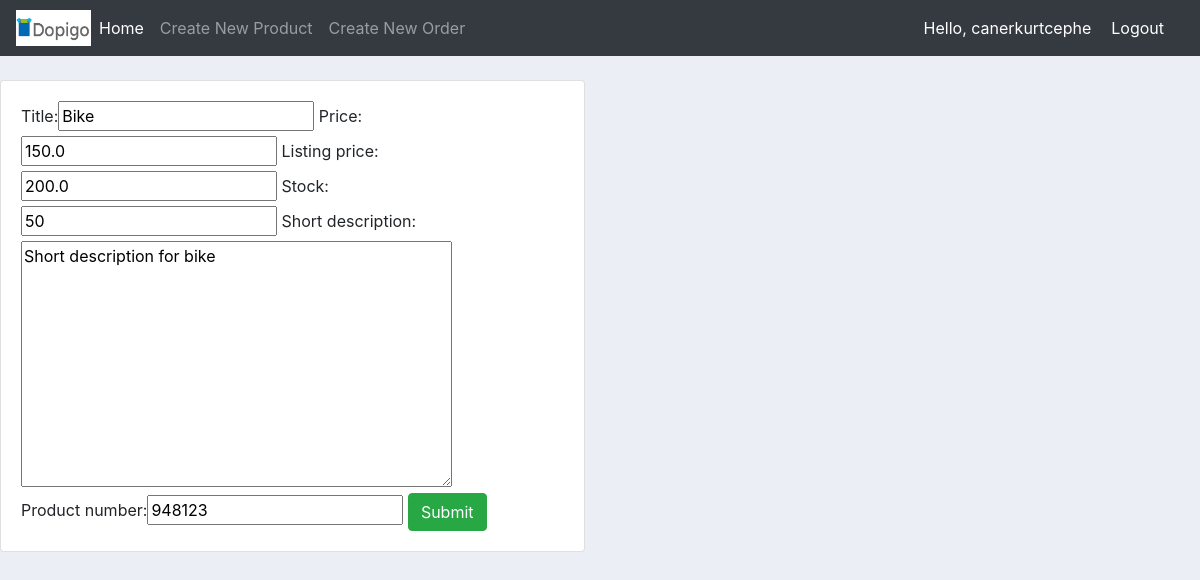
Screenshot of /update_product/3/ (signed in) with the database file from the repository.
### orders/models.py (models this page shows, shortened)
class Product(models.Model):
    title = models.CharField(max_length=50)
    price = models.FloatField(blank=True)
    listing_price = models.FloatField(blank=True)
    stock = models.IntegerField(validators={validation_stock})
    short_description = models.TextField(max_length=150)
    product_number = models.PositiveIntegerField(unique=True, blank=True, validators=[validation_six_digits])

### orders/views.py (the view)
# urls.py: path('update_product/<pk>/', updateProduct, name="update_product"),
@login_required(login_url='login')
def updateProduct(request, pk):
    product = Product.objects.get(id=pk)
    form = ProductForm(instance=product)
    if request.method == 'POST':
        form = ProductForm(request.POST, instance=product)
        if form.is_valid():
            form.save()
            return redirect('/')
    context = {
        'form': form
    }
    return render(request, 'orders/order_form.html',context)

### orders/forms.py
class ProductForm(ModelForm):
    class Meta:
        model = Product
        fields = '__all__'

### orders/templates/orders/order_form.html (shortened to what this page needs)
{% extends 'orders/main.html'%}
{% load static %}
{% block content %}
<br>
<div class="row">
    <div class="col-md-6">
        <div class="card card-body">
            <form action="" method="POST">
                {{form}}
                <input class="btn btn-success" type="submit" name="ADD">
            </form>
        </div>
    </div>
</div>
{% endblock %}

### orders/templates/orders/navbar.html (shortened to what this page needs)
{% load static %}
<nav class="navbar navbar-expand-lg navbar-dark bg-dark">
    <img src="{% static 'images/logo.png' %}" id="logo" width="75">
    <div class="collapse navbar-collapse" id="navbarNav">
      <ul class="navbar-nav">
        <li class="nav-item active">
          <a class="nav-link" href="{% url 'home'%}">Home <span class="sr-only">(current)</span></a>
        </li>
        <li class="nav-item">
          <a class="nav-link" href="{% url 'create_product'%}">Create New Product</a>
        </li>
        <li class="nav-item">
          <a class="nav-link" href="{% url 'create_order'%}">Create New Order</a>
        </li>
      </ul>
    </div>
    <span class="hello-msg">Hello, {{request.user}}</span>
    <span><a class="hello-msg" href="{% url 'logout' %}">Logout</a></span>
  </nav>

### orders/templates/orders/main.html (style rules this page uses)
body { background-color: #ebeff5; }

### orders/templates/orders/navbar.html (style rules this page uses)
.hello-msg { font-size: 18; color: #fff; margin-right: 20px; }

### rows the page displays
Product: title "Bike", price "150.0", listing_price "200.0", stock "50", short_description "Short description for bike", product_number "948123"

### other values shown
{{ request.user }} "canerkurtcephe"
